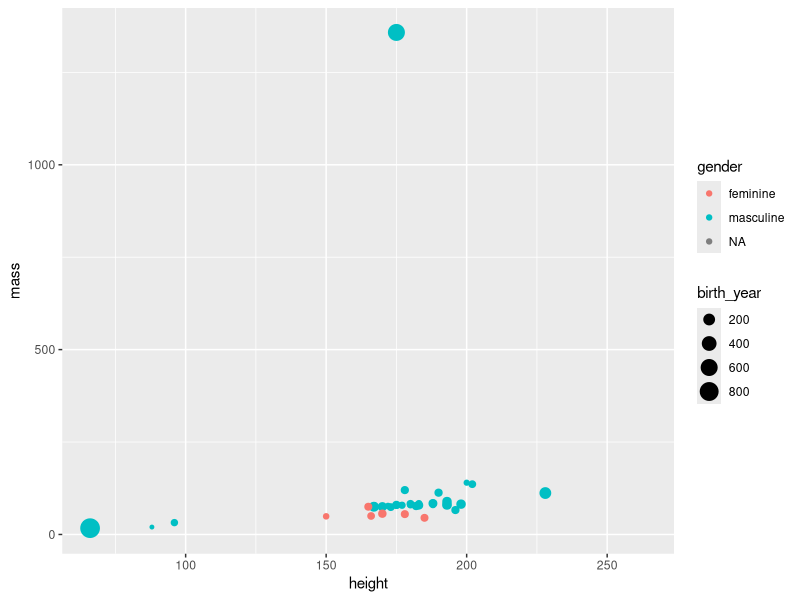

Write R code to recreate this figure.
## ---- chunk 1
library(tidyverse)
## ---- chunk 2
ggplot(data = starwars, 
       mapping = aes(x = height, y = mass, 
                     color = gender, size = birth_year)) +
  geom_point()
